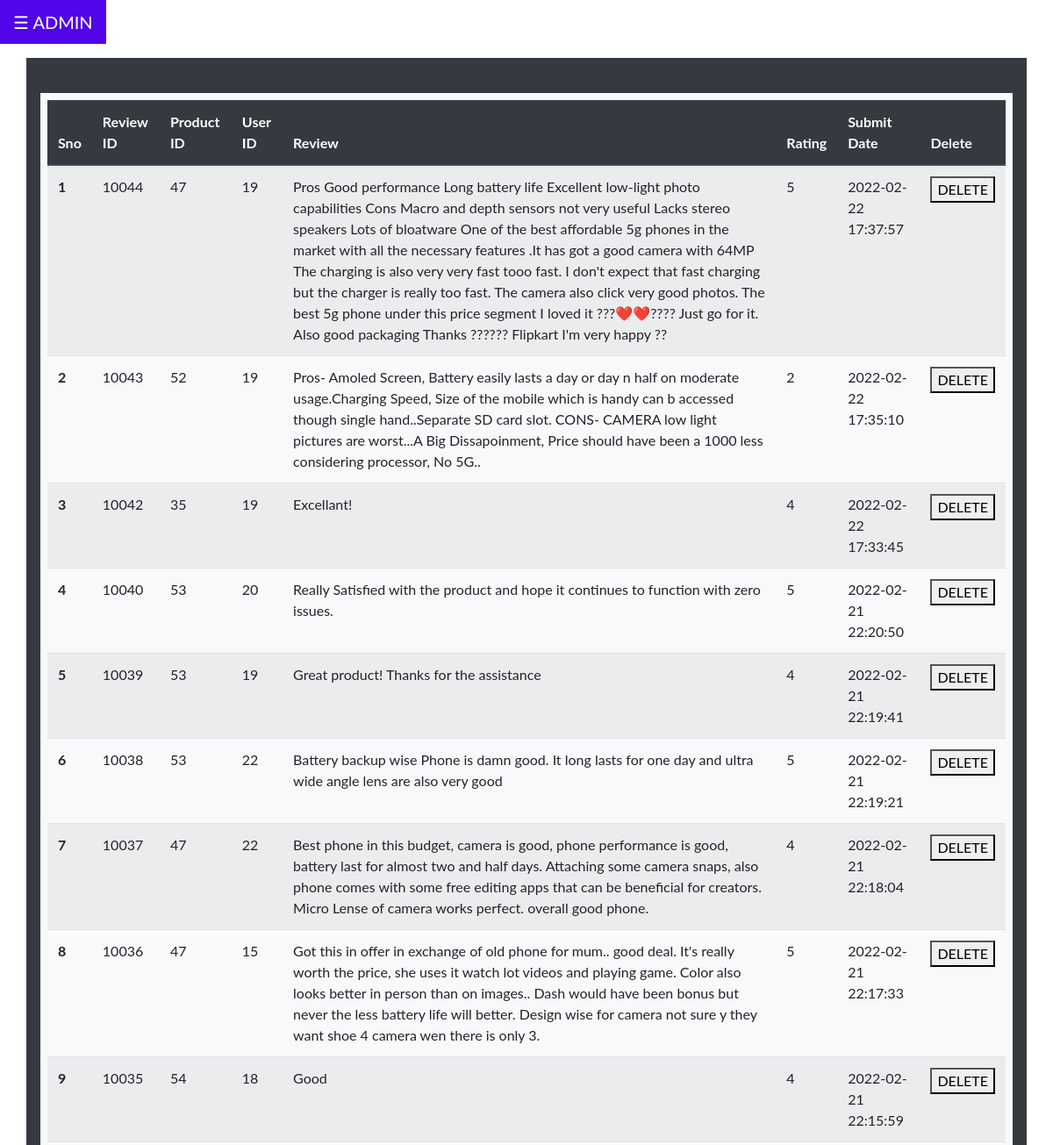
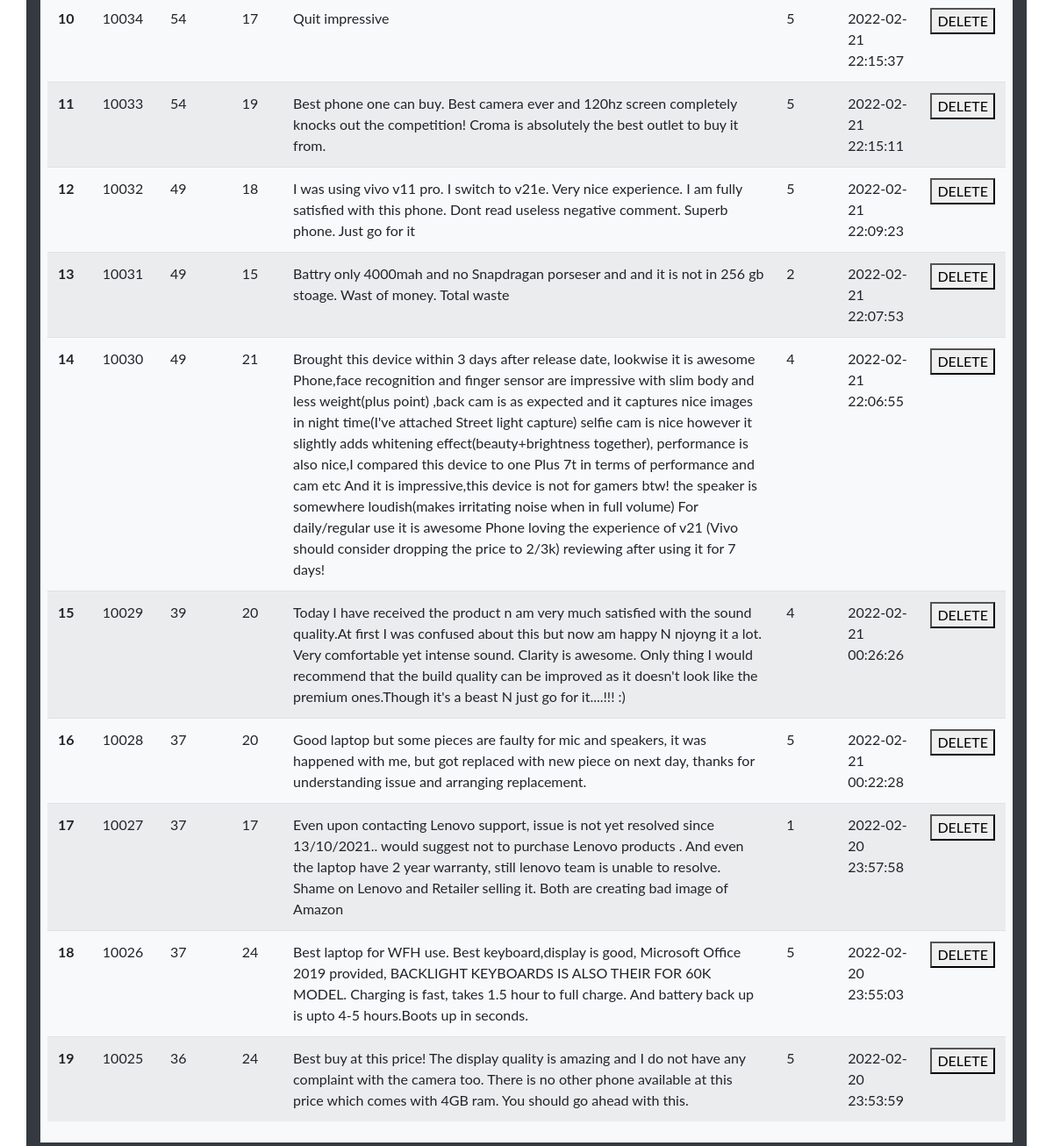
Page /admin/manage_review.php (signed in) on the committed database (2 pictures, top to bottom).
### tables this page shows
CREATE TABLE `reviews` (
  `review_id` int(11) NOT NULL,
  `item_id` int(11) NOT NULL,
  `userid` int(11) NOT NULL,
  `content` text NOT NULL,
  `rating` tinyint(1) NOT NULL,
  `submit_date` datetime NOT NULL DEFAULT current_timestamp()
);

### admin/manage_review.php (the view, shortened to what this page needs)
<?php include 'dashboard_home.php';
include '../partials/connection.php';
$sql = "SELECT * FROM reviews ORDER BY submit_date DESC ";
$result = $conn->query($sql);
$counter = 0;
?>
<!DOCTYPE html>
<html lang="en">
<head>
</head>
<body>
<div class="container p-2 my-4 bg-light text-white">
<form method="POST">
<table class="table table-striped">
  <thead class="thead-dark">
    <tr>
      <th scope="col">Sno</th>
      <th scope="col">Review ID</th>
      <th scope="col">Product ID</th>
      <th scope="col">User ID</th>
      <th scope="col">Review</th>
      <th scope="col">Rating</th>
      <th scope="col">Submit Date</th>
      <th scope="col">Delete</th>
    </tr>
  </thead>
  <tbody>
  <?php
                while($rows=$result->fetch_assoc())
                {
             ?>
    <tr>
      <th scope="row"><?php echo ++$counter;?></th>
      <td><?php echo $rows['review_id'];?></td>
      <td><?php echo $rows['item_id'];?></td>
      <td><?php echo $rows['userid'];?></td>
      <td><?php echo $rows['content'];?></td>
      <td><?php echo $rows['rating'];?></td>
      <td><?php echo $rows['submit_date'];?></td>
      <?php echo '<td><button type="submit" name="Delete" value="'.$rows['review_id'].'">DELETE</button></td>';?>
    </tr>
    <?php }
    ?>
  </tbody>
</table>
</div>
</body>
</html>

### admin/dashboard_home.php (shortened to what this page needs)
<!DOCTYPE html>
<html>
<head>
<link rel="stylesheet" href="https://cdn.jsdelivr.net/npm/bootstrap@4.6.1/dist/css/bootstrap.min.css">
</head>
<body>
<div id="main">
  <button class="openbtn" onclick="openNav()">☰ ADMIN</button>
  <div class="container p-3 my-3 bg-dark text-white">
  </body>
</html>

### admin/dashboard_home.php (style rules this page uses)
body { font-family: "Lato", sans-serif; }
.openbtn { font-size: 20px; cursor: pointer; background-color: #5006e8; color: white; padding: 10px 15px; border: none; }

### rows in the picture
reviews: review_id "10044", item "47", userid "19", content "Pros Good performance Long battery life Excellent low-light photo capabilities Cons Macro and depth sensors not very useful Lacks stereo speakers Lots of bloatware One of the best affordable 5g phones in the market with all the necessary features .It has got a good camera with 64MP The charging is also very very fast tooo fast. I don't expect that fast charging but the charger is really too fast. The camera also click very good photos. The best 5g phone under this price segment I loved it ???❤️❤️???? Just go for it. Also good packaging Thanks ?????? Flipkart I'm very happy ??", rating "5", submit_date "2022-02-22 17:37:57"
reviews: review_id "10043", item "52", userid "19", content "Pros- Amoled Screen, Battery easily lasts a day or day n half on moderate usage.Charging Speed, Size of the mobile which is handy can b accessed though single hand..Separate SD card slot. CONS- CAMERA low light pictures are worst...A Big Dissapoinment, Price should have been a 1000 less considering processor, No 5G..", rating "2", submit_date "2022-02-22 17:35:10"
reviews: review_id "10042", item "35", userid "19", content "Excellant!", rating "4", submit_date "2022-02-22 17:33:45"
reviews: review_id "10040", item "53", userid "20", content "Really Satisfied with the product and hope it continues to function with zero issues.", rating "5", submit_date "2022-02-21 22:20:50"
reviews: review_id "10039", item "53", userid "19", content "Great product! Thanks for the assistance", rating "4", submit_date "2022-02-21 22:19:41"
reviews: review_id "10038", item "53", userid "22", content "Battery backup wise Phone is damn good. It long lasts for one day and ultra wide angle lens are also very good", rating "5", submit_date "2022-02-21 22:19:21"
reviews: review_id "10037", item "47", userid "22", content "Best phone in this budget, camera is good, phone performance is good, battery last for almost two and half days. Attaching some camera snaps, also phone comes with some free editing apps that can be beneficial for creators. Micro Lense of camera works perfect. overall good phone.", rating "4", submit_date "2022-02-21 22:18:04"
reviews: review_id "10036", item "47", userid "15", content "Got this in offer in exchange of old phone for mum.. good deal. It's really worth the price, she uses it watch lot videos and playing game. Color also looks better in person than on images.. Dash would have been bonus but never the less battery life will better. Design wise for camera not sure y they want shoe 4 camera wen there is only 3.", rating "5", submit_date "2022-02-21 22:17:33"
reviews: review_id "10035", item "54", userid "18", content "Good", rating "4", submit_date "2022-02-21 22:15:59"
reviews: review_id "10034", item "54", userid "17", content "Quit impressive", rating "5", submit_date "2022-02-21 22:15:37"
reviews: review_id "10033", item "54", userid "19", content "Best phone one can buy. Best camera ever and 120hz screen completely knocks out the competition! Croma is absolutely the best outlet to buy it from.", rating "5", submit_date "2022-02-21 22:15:11"
reviews: review_id "10032", item "49", userid "18", content "I was using vivo v11 pro. I switch to v21e. Very nice experience. I am fully satisfied with this phone. Dont read useless negative comment. Superb phone. Just go for it", rating "5", submit_date "2022-02-21 22:09:23"
reviews: review_id "10031", item "49", userid "15", content "Battry only 4000mah and no Snapdragan porseser and and it is not in 256 gb stoage. Wast of money. Total waste", rating "2", submit_date "2022-02-21 22:07:53"
reviews: review_id "10030", item "49", userid "21", content "Brought this device within 3 days after release date, lookwise it is awesome Phone,face recognition and finger sensor are impressive with slim body and less weight(plus point) ,back cam is as expected and it captures nice images in night time(I've attached Street light capture) selfie cam is nice however it slightly adds whitening effect(beauty+brightness together), performance is also nice,I compared this device to one Plus 7t in terms of performance and cam etc And it is impressive,this device is not for gamers btw! the speaker is somewhere loudish(makes irritating noise when in full volume) For daily/regular use it is awesome Phone loving the experience of v21 (Vivo should consider…", rating "4", submit_date "2022-02-21 22:06:55"
reviews: review_id "10029", item "39", userid "20", content "Today I have received the product n am very much satisfied with the sound quality.At first I was confused about this but now am happy N njoyng it a lot. Very comfortable yet intense sound. Clarity is awesome. Only thing I would recommend that the build quality can be improved as it doesn't look like the premium ones.Though it's a beast N just go for it....!!! :)", rating "4", submit_date "2022-02-21 00:26:26"
reviews: review_id "10028", item "37", userid "20", content "Good laptop but some pieces are faulty for mic and speakers, it was happened with me, but got replaced with new piece on next day, thanks for understanding issue and arranging replacement.", rating "5", submit_date "2022-02-21 00:22:28"
reviews: review_id "10027", item "37", userid "17", content "Even upon contacting Lenovo support, issue is not yet resolved since 13/10/2021.. would suggest not to purchase Lenovo products . And even the laptop have 2 year warranty, still lenovo team is unable to resolve. Shame on Lenovo and Retailer selling it. Both are creating bad image of Amazon", rating "1", submit_date "2022-02-20 23:57:58"
reviews: review_id "10026", item "37", userid "24", content "Best laptop for WFH use. Best keyboard,display is good, Microsoft Office 2019 provided, BACKLIGHT KEYBOARDS IS ALSO THEIR FOR 60K MODEL. Charging is fast, takes 1.5 hour to full charge. And battery back up is upto 4-5 hours.Boots up in seconds.", rating "5", submit_date "2022-02-20 23:55:03"
reviews: review_id "10025", item "36", userid "24", content "Best buy at this price! The display quality is amazing and I do not have any complaint with the camera too. There is no other phone available at this price which comes with 4GB ram. You should go ahead with this.", rating "5", submit_date "2022-02-20 23:53:59"
